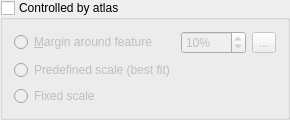
        <widget class="QgsCollapsibleGroupBoxBasic" name="mAtlasCheckBox">
         <property name="title">
          <string>Controlled by atlas</string>
         </property>
         <property name="checkable">
          <bool>true</bool>
         </property>
         <property name="checked">
          <bool>false</bool>
         </property>
         <property name="collapsed" stdset="0">
          <bool>true</bool>
         </property>
         <property name="syncGroup" stdset="0">
          <string notr="true">composeritem</string>
         </property>
         <layout class="QGridLayout" name="gridLayout_2">
          <item row="0" column="0">
           <widget class="QRadioButton" name="mAtlasMarginRadio">
            <property name="enabled">
             <bool>false</bool>
            </property>
            <property name="text">
             <string>&amp;Margin around feature</string>
            </property>
           </widget>
          </item>
          <item row="0" column="1">
           <layout class="QHBoxLayout" name="horizontalLayout_11">
            <item>
             <widget class="QgsSpinBox" name="mAtlasMarginSpinBox">
              <property name="enabled">
               <bool>false</bool>
              </property>
              <property name="sizePolicy">
               <sizepolicy hsizetype="Expanding" vsizetype="Fixed">
                <horstretch>0</horstretch>
                <verstretch>0</verstretch>
               </sizepolicy>
              </property>
              <property name="suffix">
               <string>%</string>
              </property>
              <property name="maximum">
               <number>9999</number>
              </property>
              <property name="value">
               <number>10</number>
              </property>
             </widget>
            </item>
            <item>
             <widget class="QgsDataDefinedButton" name="mAtlasMarginDDBtn">
              <property name="text">
               <string>...</string>
              </property>
             </widget>
            </item>
           </layout>
          </item>
          <item row="1" column="0">
           <widget class="QRadioButton" name="mAtlasPredefinedScaleRadio">
            <property name="toolTip">
             <string>Use one of the predefined scales of the project where the atlas feature best fits.</string>
            </property>
            <property name="text">
             <string>Predefined scale (best fit)</string>
            </property>
           </widget>
          </item>
          <item row="2" column="0">
           <widget class="QRadioButton" name="mAtlasFixedScaleRadio">
            <property name="enabled">
             <bool>false</bool>
            </property>
            <property name="text">
             <string>Fixed scale</string>
            </property>
           </widget>
          </item>
         </layout>
        </widget>
